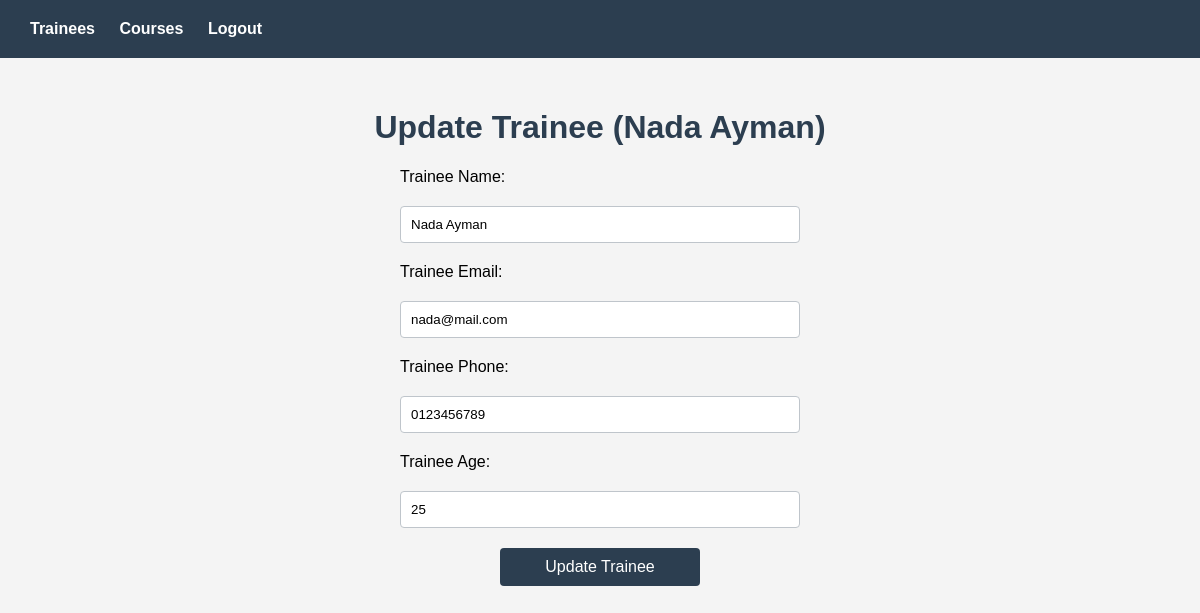
The page /trainees/update/4/ on the database its author committed.
### trainee/models.py (models this page shows)
class Trainee(models.Model):
    id = models.AutoField(primary_key=True)
    name = models.CharField(max_length=100)
    email = models.EmailField(unique=True)
    phone_number = models.CharField(max_length=20)
    age = models.IntegerField()

### trainee/views.py (the view, shortened to what this page needs)
# urls.py: path('update/<int:id>/', updateTrainee, name='UpdateTrainee'),
def updateTrainee(request, id):
    trainee = Trainee.objects.get(id=id)
    return render(request, 'trainee/update.html', {'trainee': trainee})

### templates/trainee/update.html (shortened to what this page needs)
{% extends 'base.html' %}
{% block content %}
<h1>Update Trainee ({{ trainee.name }})</h1>
<form method="post">
    <label for="tName">Trainee Name:</label>
    <input type="text" id="tName" name="trainee-name" value="{{ trainee.name }}" placeholder="Enter trainee name" required>
    <label for="tEmail">Trainee Email:</label>
    <input type="email" id="tEmail" name="trainee-email" value="{{ trainee.email }}" placeholder="Enter trainee email" required>
    <label for="tPhone">Trainee Phone:</label>
    <input type="text" id="tPhone" name="trainee-phone" value="{{ trainee.phone_number }}" placeholder="Enter trainee phone" required>
    <label for="tAge">Trainee Age:</label>
    <input type="number" id="tAge" name="trainee-age" value="{{ trainee.age }}" placeholder="Enter trainee age" required>
    <button type="submit" class="btn">Update Trainee</button>
</form>
{%endblock%}

### static/css/style.css (style rules this page uses)
body { font-family: Arial, sans-serif; margin: 0; padding: 0; background: #f4f4f4; }
h1 { color: #2c3e50; }
form { display: flex; flex-direction: column; width: 400px; gap: 20px; }
input { padding: 10px; border: #bfc5cb solid 1px; border-radius: 4px; }
.btn { background: #2c3e50; color: white; width: 50%; margin-inline: auto; padding: 10px; border: none; border-radius: 4px; cursor: pointer; font-size: 16px; }

### rows shown on the page
Trainee: name "Nada Ayman", trainee-name "Nada Ayman", trainee-email "nada@mail.com", trainee-phone "0123456789", trainee-age "25"
